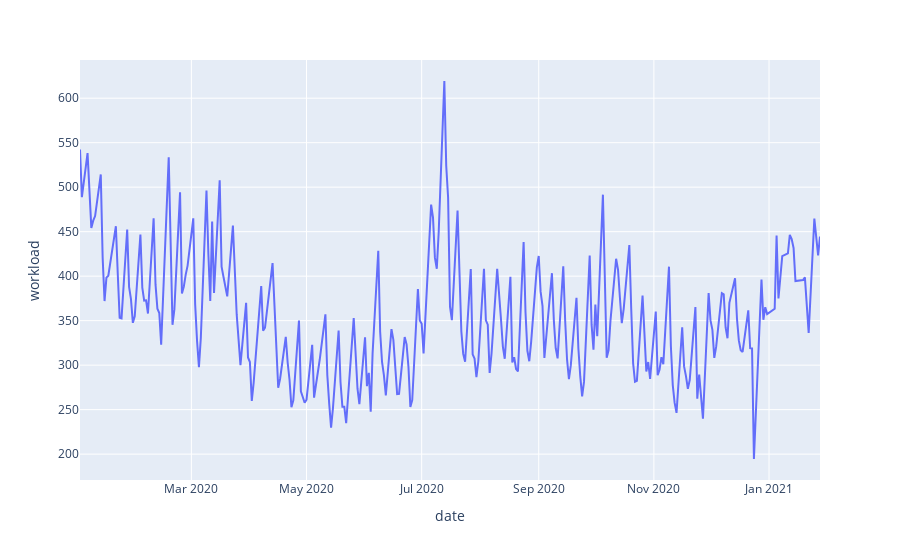

Notebook code cell kept with this figure:
### Code cell
px.line(df, x='date', y='workload')

### Figure 1 — Plotly figure (JSON) as saved in the notebook; plotly's stock layout.template omitted (floating-point values rounded to 4 significant figures; data arrays with more than 128 entries replaced by an {"elided": "..."} marker saying what was removed)
{"data": [{"hovertemplate": "date=%{x}<br>workload=%{y}<extra></extra>", "legendgroup": "", "line": {"color": "#636efa", "dash": "solid"}, "mode": "lines", "name": "", "orientation": "v", "showlegend": false, "type": "scatter", "x": {"elided": "271 str values"}, "xaxis": "x", "y": {"elided": "271 float values"}, "yaxis": "y"}], "layout": {"legend": {"tracegroupgap": 0}, "margin": {"t": 60}, "xaxis": {"anchor": "y", "domain": [0, 1], "title": {"text": "date"}}, "yaxis": {"anchor": "x", "domain": [0, 1], "title": {"text": "workload"}}}}
